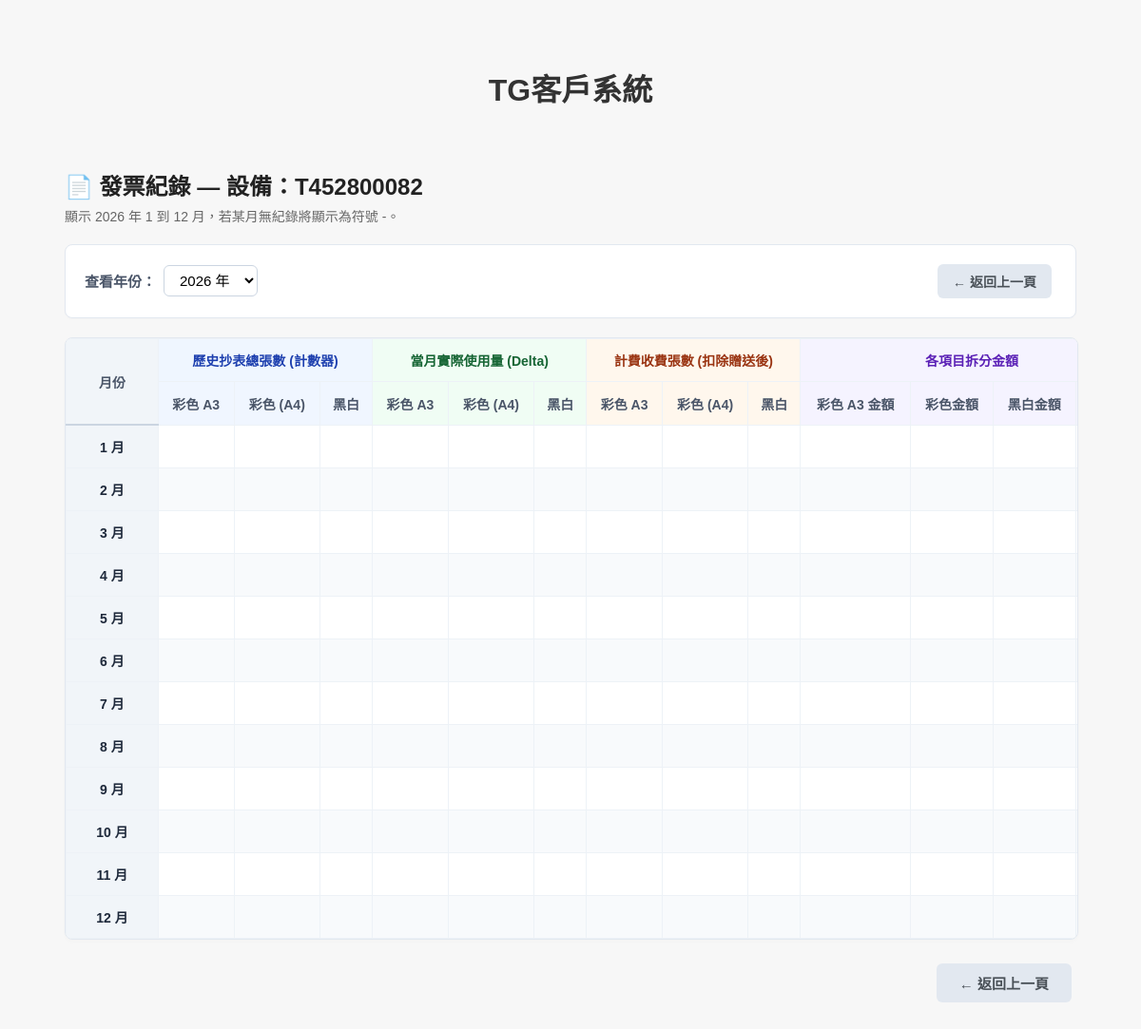
/billing/invoice_log/T452800082, run on an earlier commit of the app's database.
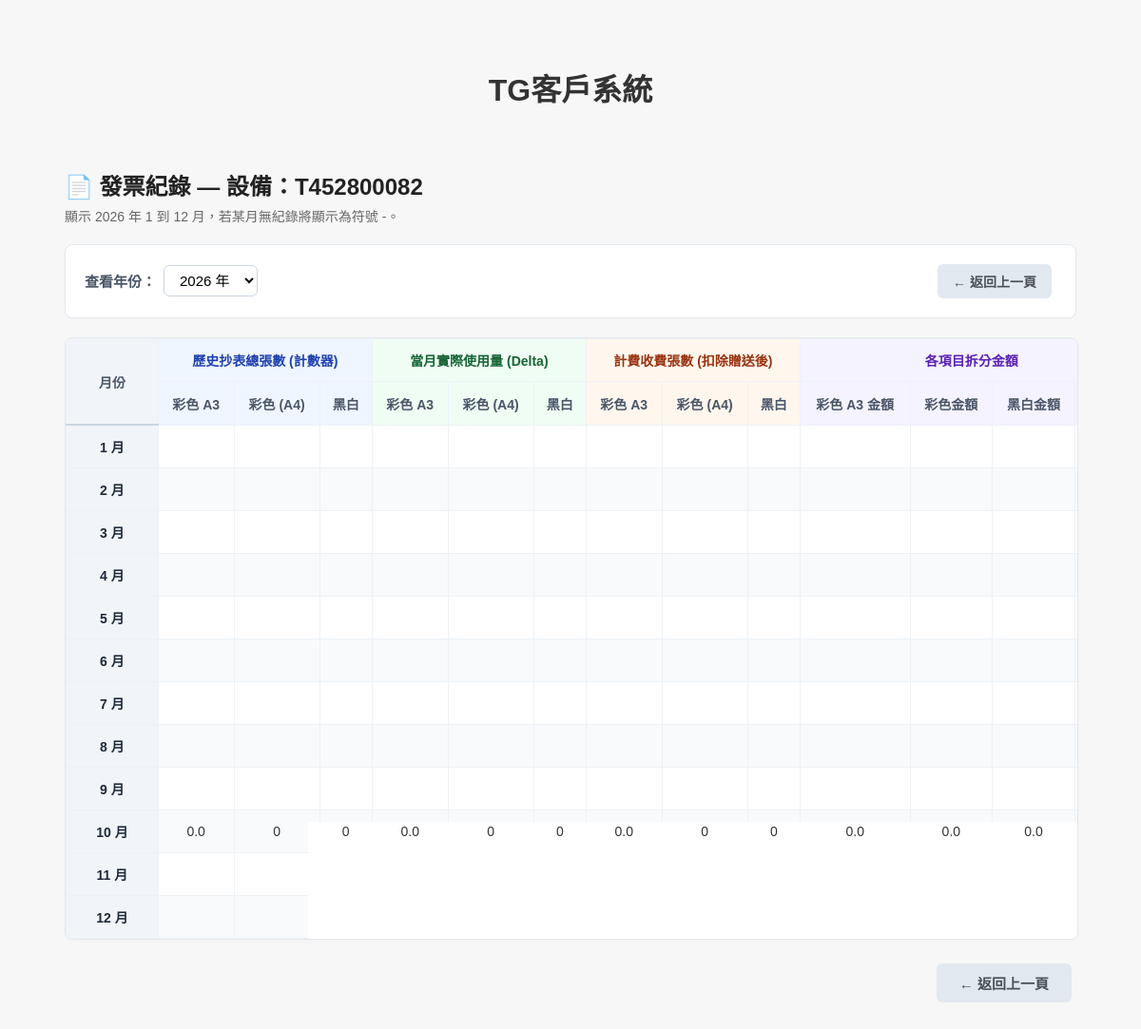
And on a later commit of the database.
### tables this page shows
CREATE TABLE "billing_summary" (
	"device_id"	TEXT,
	"month"	INTEGER,
	"color_total"	INTEGER,
	"bw_total"	INTEGER,
	"color_usage"	INTEGER,
	"bw_usage"	INTEGER,
	"color_bill_usage"	INTEGER,
	"bw_bill_usage"	INTEGER,
	"color_amount"	REAL,
	"bw_amount"	REAL,
	"monthly_rent"	REAL,
	"untaxed_subtotal"	REAL,
	"tax_amount"	REAL,
	"total_with_tax"	REAL,
	"color_a3_total"	REAL,
	"color_a3_usage"	REAL,
	"color_a3_bill_usage"	REAL,
	"color_a3_amount"	REAL,
	"year"	INTEGER,
	"last_update"	TEXT, last_date TEXT,
	PRIMARY KEY("device_id","month")
);

### modules/billing.py (the view)
@billing_bp.route("/invoice_log/<device_id>")
def invoice_log(device_id):
    selected_year = request.args.get("year", type=int) or datetime.now().year
    months = load_billing_summary(device_id, selected_year)
    return render_template(
        "invoice_log.html",
        device_id=device_id,
        months=months,
        selected_year=selected_year,
        current_year=datetime.now().year,
        billing_invoice_log=True
    )

### app.py (called while the page is built)
@app.before_request
def make_session_permanent():
    session.permanent = True

### templates/invoice_log.html (shortened to what this page needs)
{% extends "layout.html" %}
{% block content %}
<div class="invoice-log-container">
    <h2>📄 發票紀錄 — 設備：{{ device_id }}</h2>
    <div class="sub-tip">顯示 {{ selected_year }} 年 1 到 12 月，若某月無紀錄將顯示為符號 -。</div>
    <div class="control-bar">
        <div class="control-left">
            <form method="get" action="{{ url_for('billing.invoice_log', device_id=device_id) }}" style="margin:0; display:inline-flex; align-items:center; gap:8px;">
                <label for="year_select">查看年份：</label>
                <select name="year" id="year_select" onchange="this.form.submit()">
                    {% for y in range(current_year - 3, current_year + 2) %}
                        <option value="{{ y }}" {% if y == selected_year %}selected{% endif %}>{{ y }} 年</option>
                    {% endfor %}
                </select>
            </form>
        </div>
        <div>
            <button type="button" onclick="history.back()" class="btn-action-gray">← 返回上一頁</button>
        </div>
    </div>
    <div class="table-responsive">
        <table class="log-table">
            <thead>
                <tr>
                    <th rowspan="2" style="min-width:65px; border-bottom: 2px solid #cbd5e1;">月份</th>
                    <th colspan="3" style="background-color: #eff6ff; color: #1e40af;">歷史抄表總張數 (計數器)</th>
                    <th colspan="3" style="background-color: #f0fdf4; color: #166534;">當月實際使用量 (Delta)</th>
                    <th colspan="3" style="background-color: #fff7ed; color: #9a3412;">計費收費張數 (扣除贈送後)</th>
                    <th colspan="4" style="background-color: #f5f3ff; color: #5b21b6;">各項目拆分金額</th>
                </tr>
                <tr>
                    <th style="background-color: #f0f6ff;">彩色 A3</th>
                    <th style="background-color: #f0f6ff;">彩色 (A4)</th>
                    <th style="background-color: #f0f6ff;">黑白</th>
                    <th style="background-color: #f0fdf4;">彩色 A3</th>
                    <th style="background-color: #f0fdf4;">彩色 (A4)</th>
                    <th style="background-color: #f0fdf4;">黑白</th>
                    <th style="background-color: #fff7ed;">彩色 A3</th>
                    <th style="background-color: #fff7ed;">彩色 (A4)</th>
                    <th style="background-color: #fff7ed;">黑白</th>
                    <th style="background-color: #f5f3ff;">彩色 A3 金額</th>
                    <th style="background-color: #f5f3ff;">彩色金額</th>
                    <th style="background-color: #f5f3ff;">黑白金額</th>
                    <th style="background-color: #f5f3ff;">月租金</th>
                </tr>
            </thead>
            <tbody>
                {% for m in range(1,13) %}
                <tr>
                    <td class="td-month">{{ m }} 月</td>
                    <td>{{ months[m].color_a3_total if months[m].color_a3_total is not none else '<span class="empty-dash">-</span>'|safe }}</td>
                    <td>{{ months[m].color_total if months[m].color_total is not none else '<span class="empty-dash">-</span>'|safe }}</td>
                    <td>{{ months[m].bw_total if months[m].bw_total is not none else '<span class="empty-dash">-</span>'|safe }}</td>
                    <td>{{ months[m].color_a3_usage if months[m].color_a3_usage is not none else '<span class="empty-dash">-</span>'|safe }}</td>
                    <td>{{ months[m].color_usage if months[m].color_usage is not none else '<span class="empty-dash">-</span>'|safe }}</td>
                    <td>{{ months[m].bw_usage if months[m].bw_usage is not none else '<span class="empty-dash">-</span>'|safe }}</td>
                    <td>{{ months[m].color_a3_bill_usage if months[m].color_a3_bill_usage is not none else '<span class="empty-dash">-</span>'|safe }}</td>
                    <td>{{ months[m].color_bill_usage if months[m].color_bill_usage is not none else '<span class="empty-dash">-</span>'|safe }}</td>
                    <td>{{ months[m].bw_bill_usage if months[m].bw_bill_usage is not none else '<span class="empty-dash">-</span>'|safe }}</td>
                    <td>{{ months[m].color_a3_amount if months[m].color_a3_amount is not none else '<span class="empty-dash">-</span>'|safe }}</td>
                    <td>{{ months[m].color_amount if months[m].color_amount is not none else '<span class="empty-dash">-</span>'|safe }}</td>
                    <td>{{ months[m].bw_amount if months[m].bw_amount is not none else '<span class="empty-dash">-</span>'|safe }}</td>
                    <td>{{ months[m].monthly_rent if months[m].monthly_rent is not none else '<span class="empty-dash">-</span>'|safe }}</td>
                </tr>
                {% endfor %}
            </tbody>
        </table>
    </div>
    <div style="margin-top: 20px; text-align: right;">
        <button type="button" onclick="history.back()" class="btn-action-gray" style="padding: 10px 24px; font-size: 15px;">← 返回上一頁</button>
    </div>
</div>
{% endblock %}

### templates/layout.html (shortened to what this page needs)
<!DOCTYPE html>
<html lang="zh-Hant">
<head>
</head>
<body>
<h1>
{% if page_header %}
  {{ page_header }}
{% elif time_page %}
  出勤時間統計
{% elif report_page %}
  報修查詢
{% elif personal_page %}
  PMQ3 個人查詢: {{ personal_page }}
{% elif calendar_page %}
  部門排程表
{% elif home_page %}
  新北勤務一部
{% else %}
  TG客戶系統
{% endif %}
</h1>
<main>
{% block content %}{% endblock %}
</main>
</body>
</html>

### templates/layout.html (style rules this page uses)
body { font-family: Arial, "Microsoft JhengHei", sans-serif; padding: 40px; background-color: #f7f7f7; position: relative; }
h1 { text-align: center; color: #333; }
button { padding: 10px 15px; font-size: 20px; margin: 5px; background: #007BFF; color: white; border: none; border-radius: 5px; cursor: pointer; }
table { width: 100%; border-collapse: collapse; }
th, td { border: 1px solid #ddd; padding: 12px; text-align: center; }
th { background-color: #007BFF; color: white; position: sticky; top: 0; }

### templates/invoice_log.html (style rules this page uses)
.invoice-log-container { max-width: 1200px; margin: 0 auto; padding: 20px; font-family: Arial, "Microsoft JhengHei", sans-serif; color: #333; }
h2 { color: #222; margin-bottom: 5px; }
.sub-tip { font-size: 14px; color: #666; margin-bottom: 20px; }
.control-bar { display: flex; justify-content: space-between; align-items: center; background-color: #ffffff; padding: 15px 20px; border-radius: 8px; border: 1px solid #e2e8f0; margin-bottom: 20px; box-shadow: 0 1px 3px rgba(0,0,0,0.02); }
.control-left { display: flex; align-items: center; gap: 8px; }
.control-left label { font-size: 15px; font-weight: bold; color: #4a5568; }
.control-left select { font-size: 15px; padding: 6px 12px; border: 1px solid #cbd5e1; border-radius: 6px; background-color: #fff; cursor: pointer; outline: none; }
.btn-action-gray { display: inline-block; padding: 8px 16px; font-size: 14px; font-weight: bold; color: #495057; background-color: #e2e8f0; border: none; border-radius: 6px; cursor: pointer; text-decoration: none; transition: background 0.2s; }
.table-responsive { width: 100%; overflow-x: auto; background: #ffffff; border: 1px solid #e2e8f0; border-radius: 8px; box-shadow: 0 2px 4px rgba(0,0,0,0.02); }
.log-table { border-collapse: collapse; width: 100%; min-width: 1400px; text-align: center; }
.log-table th, .log-table td { padding: 12px 10px; font-size: 14px; border: 1px solid #edf2f7; white-space: nowrap; }
.log-table thead tr { background-color: #f8fafc; }
.log-table th { font-weight: bold; color: #4a5568; background-color: #f1f5f9; }
.log-table tbody tr:nth-child(even) { background-color: #f8fafc; }
.td-month { font-weight: bold; color: #1e293b; background-color: #f1f5f9 !important; }

What changed in the data, as far as the page shows it:
added billing_summary: color_a3_total "0.0", color_total "0", bw_total "0", color_a3_usage "0.0", color_usage "0", bw_usage "0", color_a3_bill_usage "0.0", color_bill_usage "0", bw_bill_usage "0", color_a3_amount "0.0", color_amount "0.0", bw_amount "0.0"
Also different on the page:
new list line: "10 月"
list line gone: "10 月"
